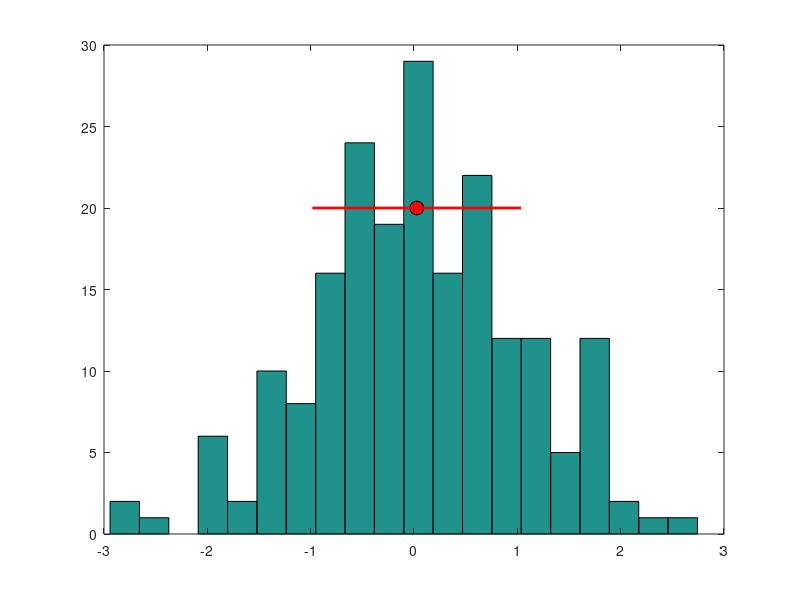
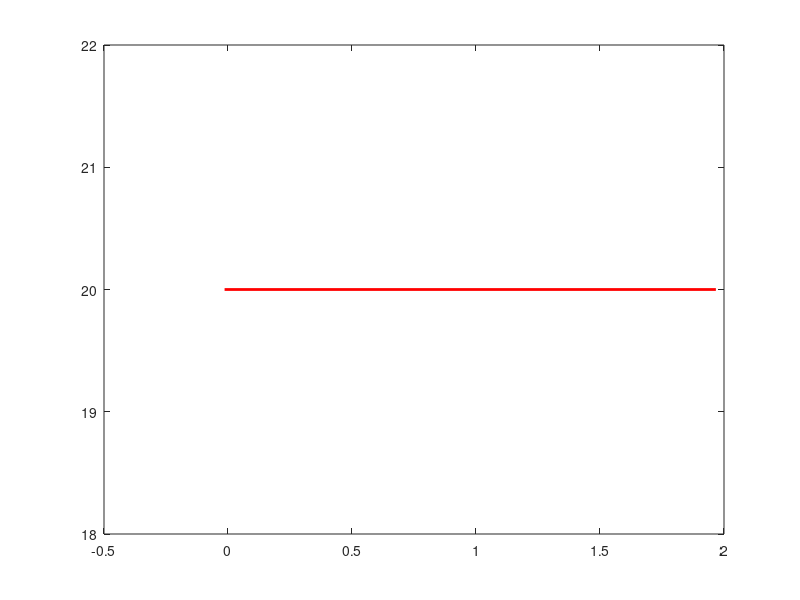
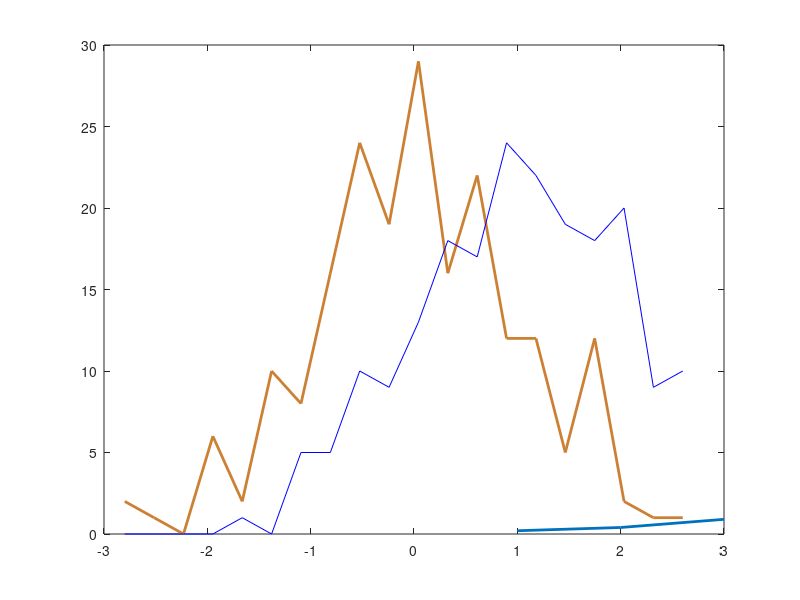

Write the MATLAB code that produced these figures, in order.
%% Creating a variables and visualizing data
%
% This tutorial will show how to define variables, create a (simulated) data set, plot it.
% 
% Pestilli, Franco K310 Spring 2014 Indiana University Bloomington

%% (1) Defining a variable in the work space.
% Please copy and paste the following lines inside the matlab command window. One at the time. Explore what changes int he workspace after each operation.
var = 2;         % We define a simple variable and assign an arbitrary value to it. 
var2 = [];       % We define a variable with no value.
var2 = var+2;    % We perform a mathematical operation on the variable.
prod = var2*var; % We perform a second operation on the variable. We multiply it by the first variable. 

% So Variables can be defined, they can have values and once a value is assigned to the variable the variable can be used in place of that value. You do not have to type 2 again jus use the variable. This simple property turns out to be very helpful when the number of lines and the complexity of your code increase. Imaging tracking a series of '2' and '3' in a 1,000,000 lines script.
%
% The final variable is called 'prod' this turns out to be a mistake. First check the value of the variable type:
whos % This will return all the variables in the workspace with associated information. 
% Then type the variable at command line:
prod
% MatLab will return its value

% Next let's delete the variable:
clear prod 
% clear.m is 'builtin' MatLab function that deletes variables type 'doc clear' for more information  
% Next type:
help prod
% This will return the help for a function called 'prod.m' MatLab by default overwrites functions with variables. So if a variables takes a name of a function that exists in the MatLab path access to the function is temporarily lost. Let's try again.
prod = 2;
help prod
clear prod
help prod
prod(2,2)

%% (2) Variable types
%  Matlab has many types of variables
strings = 'this is a string of characters';
vectors = [1 2 3];
arrays = [1 2 3; 4 5 6; 7 8 9];

%% (3) MatLab commands:
% MatLab has many basic commands. Most of them perform mathematical operations. So far we only used a couple, later on we will encounter many more. For example:
2+1 % Addition
2-1 % Subtraction
2*3 % Multiplication
4/2 % Division
2^2 % Power
% Type doc * form more information about the basic MatLab operators.
% Some operators are specific for vectors and arrays. For example:
arrays.^2

%% (4) A first example: Simulating data.
%  Next we will step a little bit ahead and use a combination of operations and builtin functions to generate 'data.' Some of this might feel confusing at first but it will help to break the ice.

% (4.1) We create a vector of random data points.
% The values will be randomly drawn from a gaussian distribution with a mean of 0 and a standard deviation of 1.  To do so we will use a built in MatLab function:
rnd_data = randn(1,200); % Type: 'doc randn' for more information 

% (4.2) We will now show visualize the data. We will plot a histogram of the data by summing within 20 equidistant bins.
figure(1); hist(rnd_data, 20);

% (4.3) We will calculate the mean and standard deviation of the data
m   = mean(rnd_data);
sd  = std(rnd_data);

% (4.4) Now we will plot the location of the mean +/- 1 standard deviation of the data.
hold on; % This function tells MatLab to keep focussing all the plots in the current figure, instead of opening a new one.

% (4.5) Plot the location of the mean
plot(m,20,'ko','markerfacecolor','r', 'markersize',10);

% (4.6) Plot the location of the two standard standard deviations
sd_minus = m-sd;
sd_plus = m+sd;
plot([sd_minus, sd_plus],[20, 20], 'r-', 'linewidth', 2);

% (4.7) Now let's create a second data set. This one will be shifted away from the previous, precisely one standard deviation of the mean.
rnd_data2 = sd + randn(1,200); 

% (4.8) Plot it in a new figure with mean and standard deviation. Please not that this time we are using short cuts and we are never saving out variables for the mean and the standard deviation. We are computing them on the fly as I build the plotting command.
figure(2); hist(rnd_data2,20)
plot(mean(rnd_data2),20,'ko','markerfacecolor','r', 'markersize',10);
plot([mean(rnd_data2)-std(rnd_data2), mean(rnd_data2)+std(rnd_data2)],[20, 20], 'r-', 'linewidth', 2);

% Try doc plot to read more about how to use the function. This is one of the fundamental functions in MatLab we will use it many times.

%% (5) More advanced plotting.
% We would like to compare the two data sets. For this, we would like to plot the two histograms in the same figure. Here is a way to do that. We are going to make a new figure. 
figure(3,'name','Two data sets'); % Here I change the name of the figure to something informative.
% We 'prepare' a histogram of the data sets.
[y,x] = hist(rnd_data,20); 
% We use hist.m in a slightly different way. When called with outputs hist.m changes behavior and it does not plot any longer. It computes a histograms returns it into variables but does not plot. This can be a little bit annoying in MatLab things behave differently depending on how you act with them. 
[y2,x2] = hist(rnd_data2,x); 
% We used histogram in an even new way. Instead of requesting 20 bins as we did before, we passed the bins directly (x). This will allow us to measure the values in rnd_data and rnd_data2 at the same positions.
% Now we are going to plot the two histograms in the same figure with two different colors:
plot(x,y,'r-','color',[.8 .5 .2],'linewidth',2,x2,y2,'b-',[.2 .4 .9],'linewidth',2)
% We plot their respective means
hold on
plot([mean(rnd_data),mean(rnd_data)],[20,20],'r-',[mean(rnd_data2),mean(rnd_data2)],[20,20],'b-'); % Please notice that here we are calling plot in a new way.

% We have learned how to create vectors of random numbers to simulate distributions of data. We have learned also how to create histograms and plot them. Finally we have learned that many MatLab functions can be called with different inputs and depending on the inputs they can behave slightly differently.


